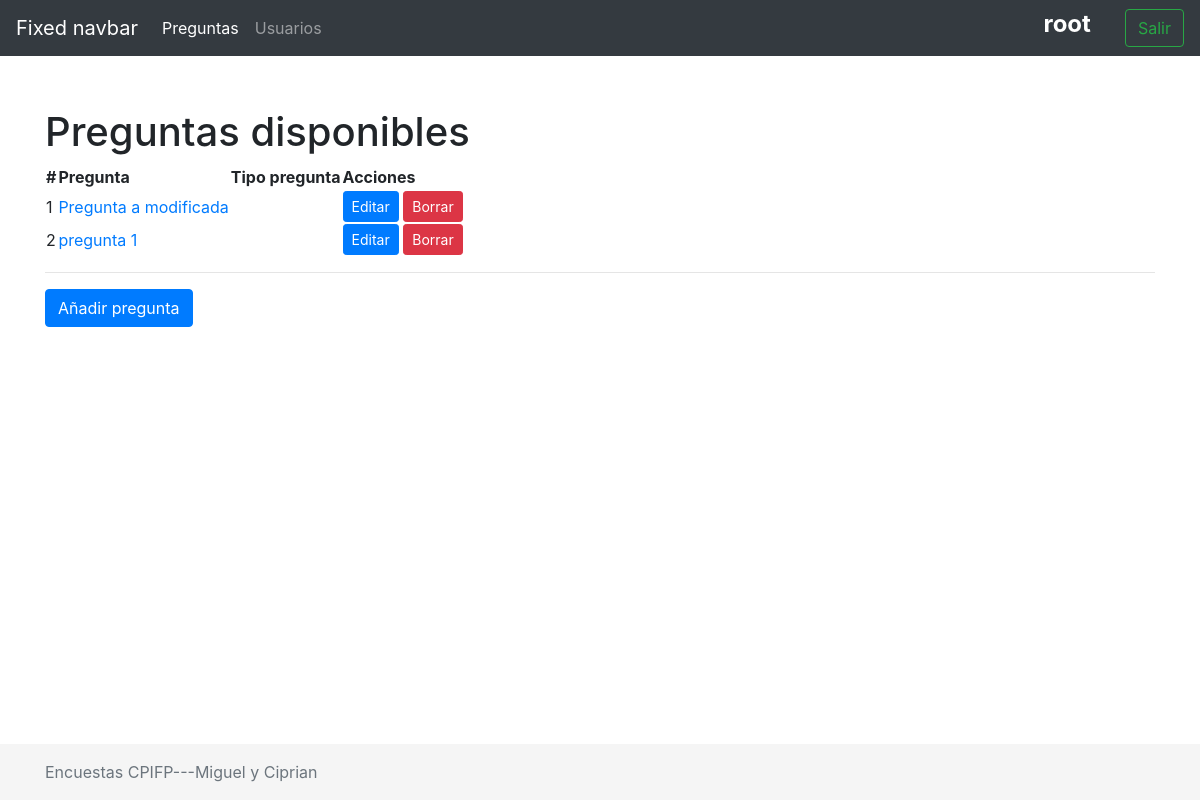
/encuestascpifp/ (signed in), run on an earlier commit of the app's database.
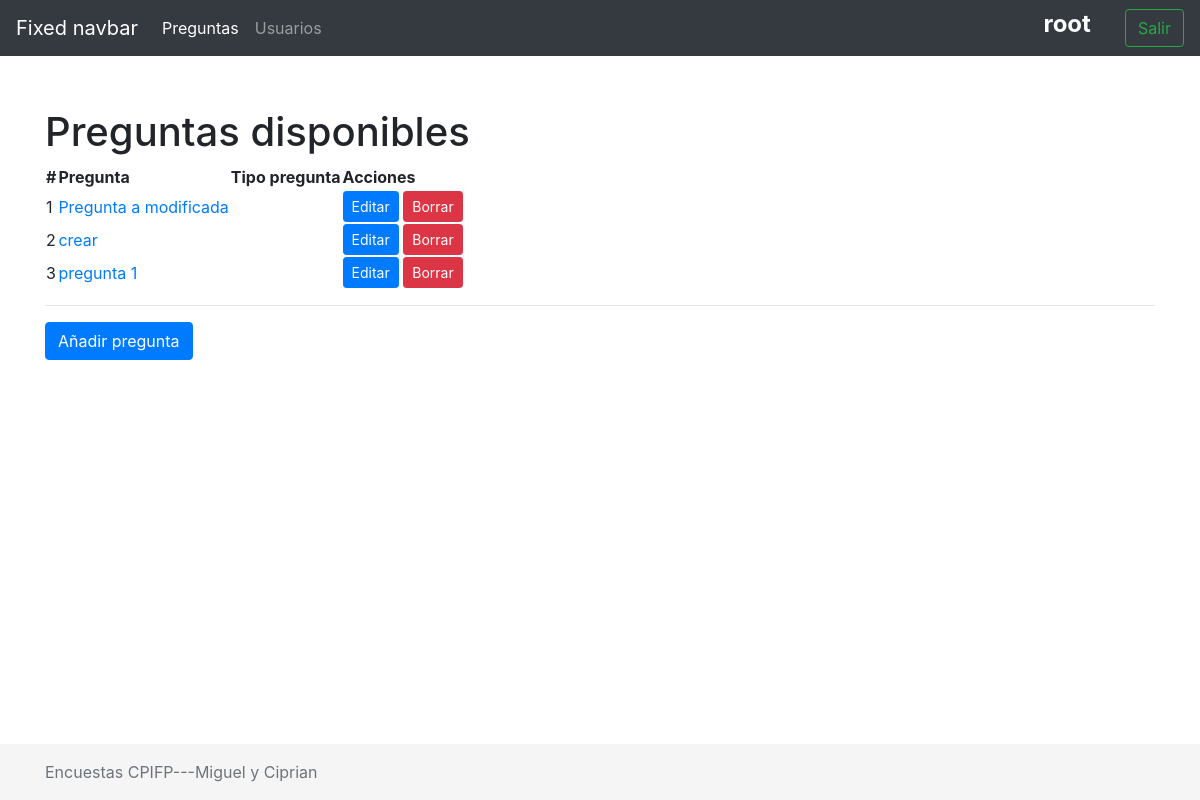
And on a later commit of the database.
### encuestas/models.py (models this page shows, shortened)
class Pregunta(models.Model):
    pregunta = models.CharField(max_length=100)
    tipo_pregunta = models.ForeignKey(Tipo_Pregunta, on_delete=models.CASCADE)
    class Meta:
        ordering = ['pregunta']

### encuestas/views.py (the view)
# urls.py: path('', views.index, name='index'),
@login_required
def index(request):
    if request.method=='POST':
        form = PreguntaForm(request.POST)
        if form.is_valid():
            preguntaAGuardar = form.save(commit=False)
            preguntaAGuardar.save()
        return redirect('encuestas:index')
    else:
        lista_preguntas = Pregunta.objects.all()
        contexto ={
            'lista_preguntas': lista_preguntas
        }
        return render(request,'encuestas/index.html',contexto)

### encuestas/templates/encuestas/index.html (shortened to what this page needs)
{% extends 'base/base.html' %}
{% load static %}
{% block activar1 %}
    <li class="nav-item active">
{% endblock %}
{% block titulo %}
    Preguntas disponibles
{% endblock %}
{% block contenido %}
    <table class="tabletable-sm">
        <thead>
            <tr>
                <th>#</th>
                <th>Pregunta</th>
                <th>Tipo pregunta</th>
                {% if user.is_superuser or pregunta.creador.user == user %}
                <th>Acciones</th>
                {%endif%}
            </tr>
        </thead>
        <tbody>
            {% if lista_preguntas %}
            {% for pregunta in lista_preguntas %}
            <tr>
                <td>{{ forloop.counter }}</td>
                <td>
                    <a href="{% url 'encuestas:index' %}">{{pregunta.pregunta}}</a>
                </td>
                <td>
                </td>
                <td>
                    {% if user.is_superuser or pregunta.creador.user == user %}
                    <a class="btn btn-primary btn-sm" href="{% url 'encuestas:updatePregunta' pregunta.id %} ">Editar</a>
                    <a class="btn btn-danger btn-sm" href="{%url 'encuestas:deletePregunta' pregunta.id %}">Borrar</a>
                    {%endif%}
                </td>
            </tr>
            {% endfor %}
            {% else %}
            <h2 class="mt-5">No hay Preguntas</h2>
            {% endif %}
        </tbody>
    </table>
    <hr id="modificar">
    {%  if user.is_superuser %}
        <a  class="btn btn-primary" href="{%url 'encuestas:createPregunta'%}">Añadir pregunta</a>
    {% endif %}
{% endblock %}

### encuestas/templates/base/base.html (shortened to what this page needs)
{% load static %}
<!doctype html>
<html lang="es" class="h-100">
  <head>
<link href="{% static 'encuestas/css/bootstrap.min.css' %}"rel="stylesheet">
    <link href="{% static 'encuestas/css/sticky-footer-navbar.css' %}"rel="stylesheet">
</head>
<body class="d-flex flex-column h-100">
    {% block header %}
    <header>
    {% if user.is_authenticated %}
        <nav class="navbar navbar-expand-md navbar-dark fixed-top bg-dark">
            <a class="navbar-brand" href="#">Fixed navbar</a>
            <div class="collapse navbar-collapse" id="navbarCollapse">
                <ul class="navbar-nav mr-auto">
                    {% block activar1 %}{% endblock %}
                        <a class="nav-link" href="{% url 'encuestas:index' %}">Preguntas</a>
                    </li>
               {% if user.is_superuser %}
                    {% block activar2 %}
                    <li class="nav-item">
                    {% endblock %}
                        <a class="nav-link" href="{% url 'encuestas:usuarios' %}">Usuarios</a>
                    </li>
                {% endif %}-->
                </ul>
                <h4 class="form-inline mt-2 mt-md-0 text-white">
                    <strong>{{ user }} &nbsp;&nbsp;&nbsp;&nbsp;&nbsp;</strong>
                </h4>
                <form class="form-inline mt-2 mt-md-0" action = "{% url 'encuestas:logout' %}"method="get">
                    <button class="btn btn-outline-success my-2 my-sm-0" type="submit">Salir</button>
                </form>
            </div>
        </nav>
    {% endif %}
    </header>
    {% endblock %}
    <main role="main" class="flex-shrink-0">
        <div class="container">
            <h1 class="mt-5">
                {% block titulo %}{% endblock %}
            </h1>
            {% block contenido %}{% endblock %}
        </div>
    </main>
    {% block footer %}
    <footer class="footer mt-auto py-3">
        <div class="container">
            <span class="text-muted">Encuestas CPIFP---Miguel y Ciprian</span>
        </div>
    </footer>
    {% endblock %}
  </body>
</html>

### encuestas/static/encuestas/css/sticky-footer-navbar.css (style rules this page uses)
main > .container { padding: 60px 15px 0; }
.footer { background-color: #f5f5f5; }
.footer > .container { padding-right: 15px; padding-left: 15px; }

What changed in the data, as far as the page shows it:
added Pregunta: pregunta "crear"
